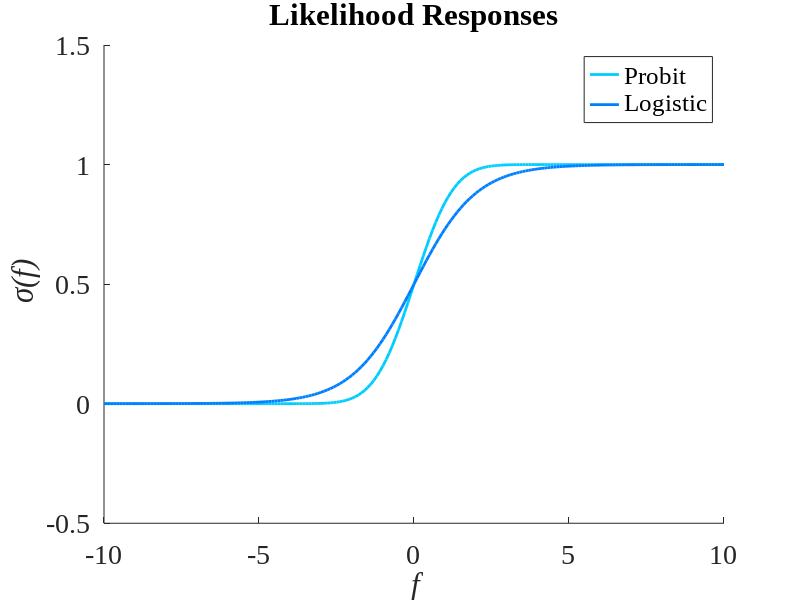
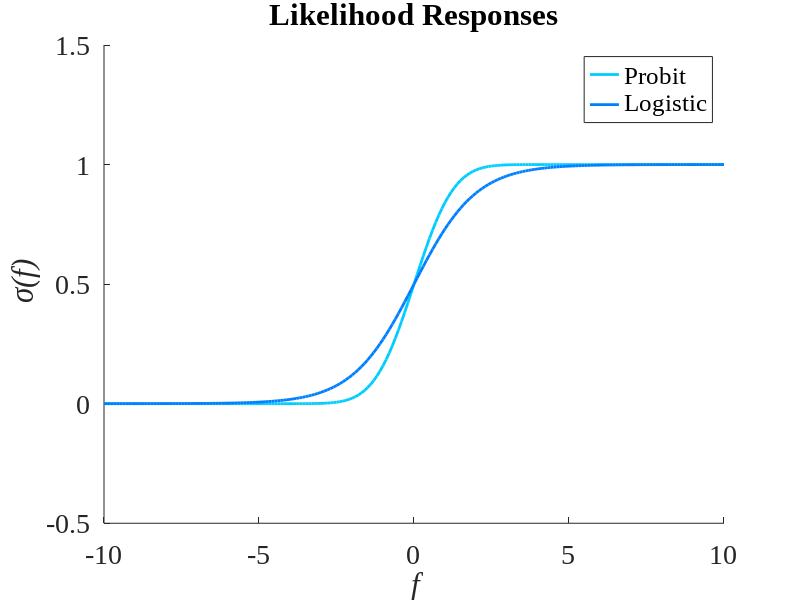
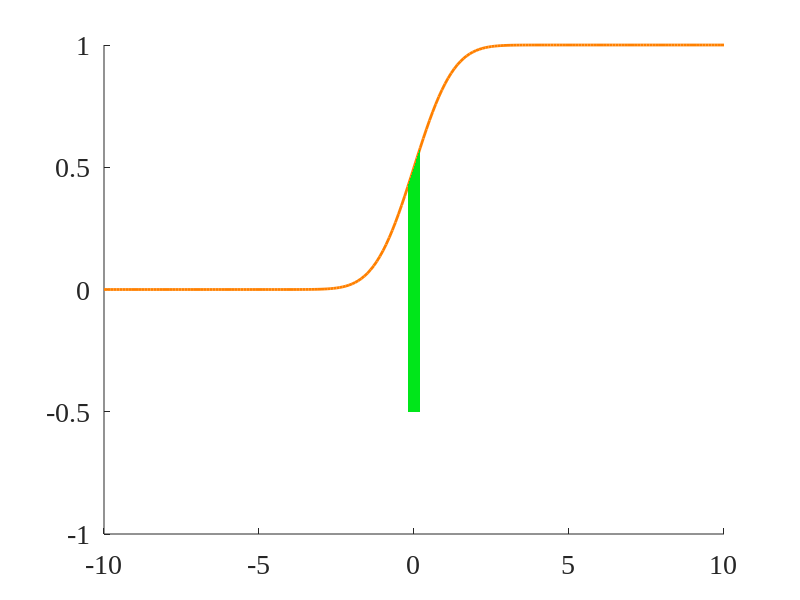

Write the MATLAB code that produced these figures, in order. (Note: this script raises an error after producing the figures.)
%% Drawing a Sigmoid

function draw_sigmoid()
    
    close all;
    
    set(0, 'DefaultAxesFontName', 'Times New Roman')
    set(0, 'DefaultAxesFontSize', 20)

    x = -10:0.1:10;
    y1 = normcdf(x);
    y2 = logistic(x);
    

    figure();
    hold on;
    plot(x, y1, 'Color', [0, 0.8, 1.0], 'LineWidth', 2);
    plot(x, y2, 'Color', [0, 0.5, 1.0], 'LineWidth', 2);
    ylim([-0.5, 1.5]);
    title('Likelihood Responses');
    xlabel('\it f');
    ylabel('\it \sigma(f)');
    legend('Probit', 'Logistic')
    saveas(gcf, 'responses.png');
    print -depsc2 responses.eps
    
    x0 = -10;
    y0 = -0.5;
    
    f1bar = 0;
    f1sd = 0.2;
    f1 = linspace((f1bar - f1sd), (f1bar + f1sd), 50);
 
    f2bar = 1;
    f2sd = 0.4;
    f2 = linspace((f2bar - f2sd), (f2bar + f2sd), 50);
 
    f3bar = -1.8;
    f3sd = 0.2;
    f3 = linspace((f3bar - f3sd), (f3bar + f3sd), 50);
 
    f4bar = 7;
    f4sd = 0.8;
    f4 = linspace((f4bar - f4sd), (f4bar + f4sd), 50);
    
    function fill_compare(f, fbar)

        fill_under(f, normcdf(f), [0, 0.9, 0.1], y0);
        fill_left(f, normcdf(f), [0, 0.8, 1.0], x0);
        plot_join_axis(fbar, normcdf(fbar), x0, y0, 'k-.');
        L = @(f) linearised_normcdf(f, fbar);
        plot(x, L(x), '--', 'Color', [0.5, 0.5, 0], 'LineWidth', 0.5);

        % fill_left(f, L(f), [1, 0.2, 0], -10);
    end
    
    figure();
    hold on;
    plot(x, y1, 'Color', [1.0, 0.5, 0.0], 'LineWidth', 2);
    

    
    fill_compare(f1, f1bar);
    fill_compare(f2, f2bar);
    fill_compare(f3, f3bar);
    fill_compare(f4, f4bar);
    text(f1bar, y0 - 0.05, '$f^{\star}_{1}$', 'Interpreter', 'latex', 'FontSize', 16);
    text(f2bar, y0 - 0.05, '$f^{\star}_{2}$', 'Interpreter', 'latex', 'FontSize', 16);
    text(f3bar, y0 - 0.05, '$f^{\star}_{3}$', 'Interpreter', 'latex', 'FontSize', 16);
    text(f4bar, y0 - 0.05, '$f^{\star}_{4}$', 'Interpreter', 'latex', 'FontSize', 16);
    ylim([-0.5, 1.5]);
    title('Linearising the likelihood');
    xlabel('\it f');
    ylabel('\it \sigma(f)');
    


    saveas(gcf, 'linearisation.png');
    print -depsc2 linearisation.eps
end

function y = logistic(x)

    y = 1./(1 + exp(-x));
end

function y = linearised_normcdf(x, xbar)

    g0 = normpdf(xbar);
    y0 = normcdf(xbar);
    
    y = y0 + g0 * (x - xbar);
end

function plot_join_axis(x, y, x0, y0, varargin)

    plot([x, x], [y0, y], varargin{:});
    plot([x0, x], [y, y], varargin{:});
end

function fill_under(X, Y, C, y0)

    Xv = [X(1), X, X(end)];
    Yv = [y0, Y, y0];
    
    patch(Xv, Yv, C, 'EdgeColor', 'none');

    alpha(.2);
end

function fill_left(X, Y, C, x0)
    
    Xv = [x0, X, x0];
    Yv = [Y(1), Y, Y(end)];
    
    patch(Xv, Yv, C, 'EdgeColor', 'none');

    alpha(.2);
end